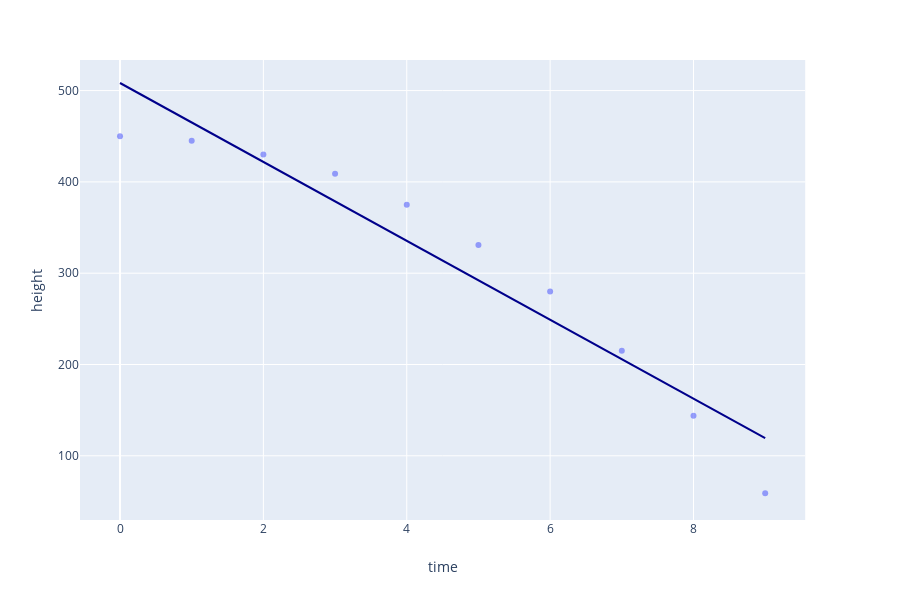

Notebook source saved alongside this figure:
### Code cell
dataset = pd.DataFrame()
dataset['time'] = time
dataset['height'] = height
fig = px.scatter(
    dataset, x='time', y='height', opacity=0.65,
    trendline='ols', trendline_color_override='darkblue'
)
fig.show()

### Figure 1 — Plotly figure (JSON) as saved in the notebook; plotly's stock layout.template omitted (floating-point values rounded to 4 significant figures)
{"data": [{"hoverlabel": {"namelength": 0}, "hovertemplate": "time=%{x}<br>height=%{y}", "legendgroup": "", "marker": {"color": "#636efa", "opacity": 0.65, "symbol": "circle"}, "mode": "markers", "name": "", "showlegend": false, "type": "scatter", "x": [0, 1, 2, 3, 4, 5, 6, 7, 8, 9], "xaxis": "x", "y": [450, 445, 430, 409, 375, 331, 280, 215, 144, 59], "yaxis": "y"}, {"hoverlabel": {"namelength": 0}, "hovertemplate": "<b>OLS trendline</b><br>height = -43.224242 * time + 508.309091<br>R<sup>2</sup>=0.922816<br><br>time=%{x}<br>height=%{y} <b>(trend)</b>", "legendgroup": "", "line": {"color": "darkblue"}, "marker": {"color": "#636efa", "symbol": "circle"}, "mode": "lines", "name": "", "showlegend": false, "type": "scatter", "x": [0, 1, 2, 3, 4, 5, 6, 7, 8, 9], "xaxis": "x", "y": [508.3, 465.1, 421.9, 378.6, 335.4, 292.2, 249.0, 205.7, 162.5, 119.3], "yaxis": "y"}], "layout": {"height": 600, "legend": {"tracegroupgap": 0}, "margin": {"t": 60}, "xaxis": {"anchor": "y", "domain": [0, 0.98], "title": {"text": "time"}}, "yaxis": {"anchor": "x", "domain": [0, 1], "title": {"text": "height"}}}}
